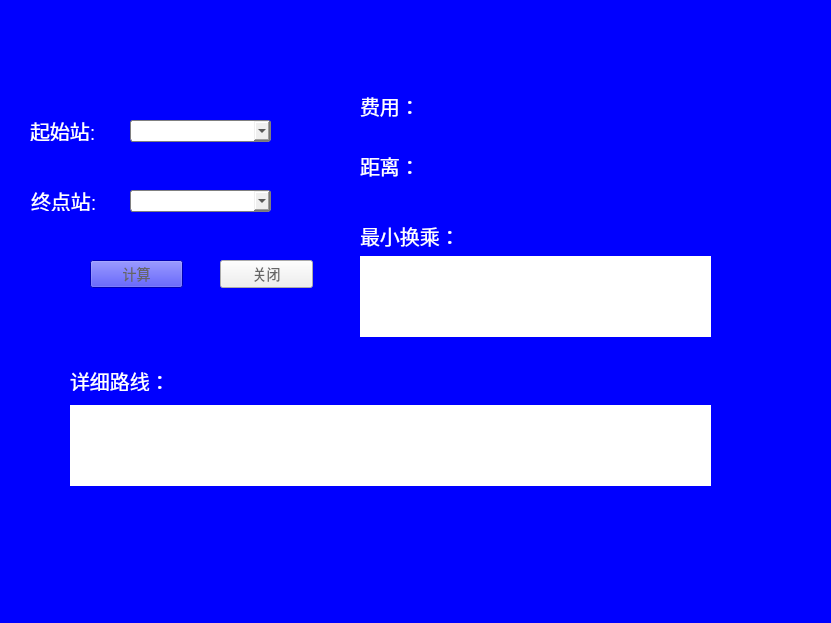
<?xml version="1.0" encoding="UTF-8"?>
<ui version="4.0">
 <class>SubwayForQtClass</class>
 <widget class="QMainWindow" name="SubwayForQtClass">
  <property name="geometry">
   <rect>
    <x>0</x>
    <y>0</y>
    <width>831</width>
    <height>623</height>
   </rect>
  </property>
  <property name="palette">
   <palette>
    <active>
     <colorrole role="WindowText">
      <brush brushstyle="SolidPattern">
       <color alpha="255">
        <red>0</red>
        <green>0</green>
        <blue>0</blue>
       </color>
      </brush>
     </colorrole>
     <colorrole role="Button">
      <brush brushstyle="SolidPattern">
       <color alpha="255">
        <red>0</red>
        <green>0</green>
        <blue>255</blue>
       </color>
      </brush>
     </colorrole>
     <colorrole role="Light">
      <brush brushstyle="SolidPattern">
       <color alpha="255">
        <red>127</red>
        <green>127</green>
        <blue>255</blue>
       </color>
      </brush>
     </colorrole>
     <colorrole role="Midlight">
      <brush brushstyle="SolidPattern">
       <color alpha="255">
        <red>63</red>
        <green>63</green>
        <blue>255</blue>
       </color>
      </brush>
     </colorrole>
     <colorrole role="Dark">
      <brush brushstyle="SolidPattern">
       <color alpha="255">
        <red>0</red>
        <green>0</green>
        <blue>127</blue>
       </color>
      </brush>
     </colorrole>
     <colorrole role="Mid">
      <brush brushstyle="SolidPattern">
       <color alpha="255">
        <red>0</red>
        <green>0</green>
        <blue>170</blue>
       </color>
      </brush>
     </colorrole>
     <colorrole role="Text">
      <brush brushstyle="SolidPattern">
       <color alpha="255">
        <red>0</red>
        <green>0</green>
        <blue>0</blue>
       </color>
      </brush>
     </colorrole>
     <colorrole role="BrightText">
      <brush brushstyle="SolidPattern">
       <color alpha="255">
        <red>255</red>
        <green>255</green>
        <blue>255</blue>
       </color>
      </brush>
     </colorrole>
     <colorrole role="ButtonText">
      <brush brushstyle="SolidPattern">
       <color alpha="255">
        <red>0</red>
        <green>0</green>
        <blue>0</blue>
       </color>
      </brush>
     </colorrole>
     <colorrole role="Base">
      <brush brushstyle="SolidPattern">
       <color alpha="255">
        <red>255</red>
        <green>255</green>
        <blue>255</blue>
       </color>
      </brush>
     </colorrole>
     <colorrole role="Window">
      <brush brushstyle="SolidPattern">
       <color alpha="255">
        <red>0</red>
        <green>0</green>
        <blue>255</blue>
       </color>
      </brush>
     </colorrole>
     <colorrole role="Shadow">
      <brush brushstyle="SolidPattern">
       <color alpha="255">
        <red>0</red>
        <green>0</green>
        <blue>0</blue>
       </color>
      </brush>
     </colorrole>
     <colorrole role="AlternateBase">
      <brush brushstyle="SolidPattern">
       <color alpha="255">
        <red>127</red>
        <green>127</green>
        <blue>255</blue>
       </color>
      </brush>
     </colorrole>
     <colorrole role="ToolTipBase">
      <brush brushstyle="SolidPattern">
       <color alpha="255">
        <red>255</red>
        <green>255</green>
        <blue>220</blue>
       </color>
      </brush>
     </colorrole>
     <colorrole role="ToolTipText">
      <brush brushstyle="SolidPattern">
       <color alpha="255">
        <red>0</red>
        <green>0</green>
        <blue>0</blue>
       </color>
      </brush>
     </colorrole>
    </active>
    <inactive>
     <colorrole role="WindowText">
      <brush brushstyle="SolidPattern">
       <color alpha="255">
        <red>0</red>
        <green>0</green>
        <blue>0</blue>
       </color>
      </brush>
     </colorrole>
     <colorrole role="Button">
      <brush brushstyle="SolidPattern">
       <color alpha="255">
        <red>0</red>
        <green>0</green>
        <blue>255</blue>
       </color>
      </brush>
     </colorrole>
     <colorrole role="Light">
      <brush brushstyle="SolidPattern">
       <color alpha="255">
        <red>127</red>
        <green>127</green>
        <blue>255</blue>
       </color>
      </brush>
     </colorrole>
     <colorrole role="Midlight">
      <brush brushstyle="SolidPattern">
       <color alpha="255">
        <red>63</red>
        <green>63</green>
        <blue>255</blue>
       </color>
      </brush>
     </colorrole>
     <colorrole role="Dark">
      <brush brushstyle="SolidPattern">
       <color alpha="255">
        <red>0</red>
        <green>0</green>
        <blue>127</blue>
       </color>
      </brush>
     </colorrole>
     <colorrole role="Mid">
      <brush brushstyle="SolidPattern">
       <color alpha="255">
        <red>0</red>
        <green>0</green>
        <blue>170</blue>
       </color>
      </brush>
     </colorrole>
     <colorrole role="Text">
      <brush brushstyle="SolidPattern">
       <color alpha="255">
        <red>0</red>
        <green>0</green>
        <blue>0</blue>
       </color>
      </brush>
     </colorrole>
     <colorrole role="BrightText">
      <brush brushstyle="SolidPattern">
       <color alpha="255">
        <red>255</red>
        <green>255</green>
        <blue>255</blue>
       </color>
      </brush>
     </colorrole>
     <colorrole role="ButtonText">
      <brush brushstyle="SolidPattern">
       <color alpha="255">
        <red>0</red>
        <green>0</green>
        <blue>0</blue>
       </color>
      </brush>
     </colorrole>
     <colorrole role="Base">
      <brush brushstyle="SolidPattern">
       <color alpha="255">
        <red>255</red>
        <green>255</green>
        <blue>255</blue>
       </color>
      </brush>
     </colorrole>
     <colorrole role="Window">
      <brush brushstyle="SolidPattern">
       <color alpha="255">
        <red>0</red>
        <green>0</green>
        <blue>255</blue>
       </color>
      </brush>
     </colorrole>
     <colorrole role="Shadow">
      <brush brushstyle="SolidPattern">
       <color alpha="255">
        <red>0</red>
        <green>0</green>
        <blue>0</blue>
       </color>
      </brush>
     </colorrole>
     <colorrole role="AlternateBase">
      <brush brushstyle="SolidPattern">
       <color alpha="255">
        <red>127</red>
        <green>127</green>
        <blue>255</blue>
       </color>
      </brush>
     </colorrole>
     <colorrole role="ToolTipBase">
      <brush brushstyle="SolidPattern">
       <color alpha="255">
        <red>255</red>
        <green>255</green>
        <blue>220</blue>
       </color>
      </brush>
     </colorrole>
     <colorrole role="ToolTipText">
      <brush brushstyle="SolidPattern">
       <color alpha="255">
        <red>0</red>
        <green>0</green>
        <blue>0</blue>
       </color>
      </brush>
     </colorrole>
    </inactive>
    <disabled>
     <colorrole role="WindowText">
      <brush brushstyle="SolidPattern">
       <color alpha="255">
        <red>0</red>
        <green>0</green>
        <blue>127</blue>
       </color>
      </brush>
     </colorrole>
     <colorrole role="Button">
      <brush brushstyle="SolidPattern">
       <color alpha="255">
        <red>0</red>
        <green>0</green>
        <blue>255</blue>
       </color>
      </brush>
     </colorrole>
     <colorrole role="Light">
      <brush brushstyle="SolidPattern">
       <color alpha="255">
        <red>127</red>
        <green>127</green>
        <blue>255</blue>
       </color>
      </brush>
     </colorrole>
     <colorrole role="Midlight">
      <brush brushstyle="SolidPattern">
       <color alpha="255">
        <red>63</red>
        <green>63</green>
        <blue>255</blue>
       </color>
      </brush>
     </colorrole>
     <colorrole role="Dark">
      <brush brushstyle="SolidPattern">
       <color alpha="255">
        <red>0</red>
        <green>0</green>
        <blue>127</blue>
       </color>
      </brush>
     </colorrole>
     <colorrole role="Mid">
      <brush brushstyle="SolidPattern">
       <color alpha="255">
        <red>0</red>
        <green>0</green>
        <blue>170</blue>
       </color>
      </brush>
     </colorrole>
     <colorrole role="Text">
      <brush brushstyle="SolidPattern">
       <color alpha="255">
        <red>0</red>
        <green>0</green>
        <blue>127</blue>
       </color>
      </brush>
     </colorrole>
     <colorrole role="BrightText">
      <brush brushstyle="SolidPattern">
       <color alpha="255">
        <red>255</red>
        <green>255</green>
        <blue>255</blue>
       </color>
      </brush>
     </colorrole>
     <colorrole role="ButtonText">
      <brush brushstyle="SolidPattern">
       <color alpha="255">
        <red>0</red>
        <green>0</green>
        <blue>127</blue>
       </color>
      </brush>
     </colorrole>
     <colorrole role="Base">
      <brush brushstyle="SolidPattern">
       <color alpha="255">
        <red>0</red>
        <green>0</green>
        <blue>255</blue>
       </color>
      </brush>
     </colorrole>
     <colorrole role="Window">
      <brush brushstyle="SolidPattern">
       <color alpha="255">
        <red>0</red>
        <green>0</green>
        <blue>255</blue>
       </color>
      </brush>
     </colorrole>
     <colorrole role="Shadow">
      <brush brushstyle="SolidPattern">
       <color alpha="255">
        <red>0</red>
        <green>0</green>
        <blue>0</blue>
       </color>
      </brush>
     </colorrole>
     <colorrole role="AlternateBase">
      <brush brushstyle="SolidPattern">
       <color alpha="255">
        <red>0</red>
        <green>0</green>
        <blue>255</blue>
       </color>
      </brush>
     </colorrole>
     <colorrole role="ToolTipBase">
      <brush brushstyle="SolidPattern">
       <color alpha="255">
        <red>255</red>
        <green>255</green>
        <blue>220</blue>
       </color>
      </brush>
     </colorrole>
     <colorrole role="ToolTipText">
      <brush brushstyle="SolidPattern">
       <color alpha="255">
        <red>0</red>
        <green>0</green>
        <blue>0</blue>
       </color>
      </brush>
     </colorrole>
    </disabled>
   </palette>
  </property>
  <property name="windowTitle">
   <string>SubwayForQt</string>
  </property>
  <widget class="QWidget" name="centralWidget">
   <widget class="QLabel" name="costLabel">
    <property name="geometry">
     <rect>
      <x>360</x>
      <y>90</y>
      <width>161</width>
      <height>31</height>
     </rect>
    </property>
    <property name="styleSheet">
     <string notr="true">color:white;font-size:20px; 
font-family:'Microsoft YaHei'</string>
    </property>
    <property name="text">
     <string>费用：</string>
    </property>
   </widget>
   <widget class="QLabel" name="distanceLabel">
    <property name="geometry">
     <rect>
      <x>360</x>
      <y>150</y>
      <width>311</width>
      <height>31</height>
     </rect>
    </property>
    <property name="styleSheet">
     <string notr="true">color:white;font-size:20px; 
font-family:'Microsoft YaHei'</string>
    </property>
    <property name="text">
     <string>距离：</string>
    </property>
   </widget>
   <widget class="QTextBrowser" name="path">
    <property name="geometry">
     <rect>
      <x>70</x>
      <y>405</y>
      <width>641</width>
      <height>81</height>
     </rect>
    </property>
    <property name="styleSheet">
     <string notr="true">QTextBrowser{border-width:0;border-style:outset;font-size=20px}</string>
    </property>
   </widget>
   <widget class="QLabel" name="startLabel">
    <property name="geometry">
     <rect>
      <x>30</x>
      <y>120</y>
      <width>91</width>
      <height>21</height>
     </rect>
    </property>
    <property name="styleSheet">
     <string notr="true">color:white;font-size:20px; 
font-family:'Microsoft YaHei'</string>
    </property>
    <property name="text">
     <string>起始站:</string>
    </property>
   </widget>
   <widget class="QComboBox" name="startCombo">
    <property name="geometry">
     <rect>
      <x>130</x>
      <y>120</y>
      <width>141</width>
      <height>22</height>
     </rect>
    </property>
    <property name="styleSheet">
     <string notr="true">QComboBox {
    border: 1px solid gray;
    border-radius: 3px;
    padding: 1px 2px 1px 2px; 
    min-width: 9em;  
}</string>
    </property>
    <property name="editable">
     <bool>true</bool>
    </property>
   </widget>
   <widget class="QComboBox" name="endCombo">
    <property name="geometry">
     <rect>
      <x>130</x>
      <y>190</y>
      <width>141</width>
      <height>22</height>
     </rect>
    </property>
    <property name="styleSheet">
     <string notr="true">QComboBox {
    border: 1px solid gray;
    border-radius: 3px;
    padding: 1px 2px 1px 2px; 
    min-width: 9em;  
}</string>
    </property>
    <property name="editable">
     <bool>true</bool>
    </property>
   </widget>
   <widget class="QLabel" name="endLabel">
    <property name="geometry">
     <rect>
      <x>31</x>
      <y>190</y>
      <width>71</width>
      <height>21</height>
     </rect>
    </property>
    <property name="styleSheet">
     <string notr="true">color:white;font-size:20px; 
font-family:'Microsoft YaHei'</string>
    </property>
    <property name="text">
     <string>终点站:</string>
    </property>
   </widget>
   <widget class="QPushButton" name="spendButton">
    <property name="geometry">
     <rect>
      <x>90</x>
      <y>260</y>
      <width>93</width>
      <height>28</height>
     </rect>
    </property>
    <property name="palette">
     <palette>
      <active>
       <colorrole role="WindowText">
        <brush brushstyle="SolidPattern">
         <color alpha="255">
          <red>102</red>
          <green>102</green>
          <blue>102</blue>
         </color>
        </brush>
       </colorrole>
       <colorrole role="Button">
        <brush brushstyle="SolidPattern">
         <color alpha="255">
          <red>0</red>
          <green>0</green>
          <blue>255</blue>
         </color>
        </brush>
       </colorrole>
       <colorrole role="Light">
        <brush brushstyle="SolidPattern">
         <color alpha="255">
          <red>127</red>
          <green>127</green>
          <blue>255</blue>
         </color>
        </brush>
       </colorrole>
       <colorrole role="Midlight">
        <brush brushstyle="SolidPattern">
         <color alpha="255">
          <red>63</red>
          <green>63</green>
          <blue>255</blue>
         </color>
        </brush>
       </colorrole>
       <colorrole role="Dark">
        <brush brushstyle="SolidPattern">
         <color alpha="255">
          <red>0</red>
          <green>0</green>
          <blue>127</blue>
         </color>
        </brush>
       </colorrole>
       <colorrole role="Mid">
        <brush brushstyle="SolidPattern">
         <color alpha="255">
          <red>0</red>
          <green>0</green>
          <blue>170</blue>
         </color>
        </brush>
       </colorrole>
       <colorrole role="Text">
        <brush brushstyle="SolidPattern">
         <color alpha="255">
          <red>102</red>
          <green>102</green>
          <blue>102</blue>
         </color>
        </brush>
       </colorrole>
       <colorrole role="BrightText">
        <brush brushstyle="SolidPattern">
         <color alpha="255">
          <red>255</red>
          <green>255</green>
          <blue>255</blue>
         </color>
        </brush>
       </colorrole>
       <colorrole role="ButtonText">
        <brush brushstyle="SolidPattern">
         <color alpha="255">
          <red>102</red>
          <green>102</green>
          <blue>102</blue>
         </color>
        </brush>
       </colorrole>
       <colorrole role="Base">
        <brush brushstyle="SolidPattern">
         <color alpha="255">
          <red>255</red>
          <green>255</green>
          <blue>255</blue>
         </color>
        </brush>
       </colorrole>
       <colorrole role="Window">
        <brush brushstyle="SolidPattern">
         <color alpha="255">
          <red>0</red>
          <green>0</green>
          <blue>255</blue>
         </color>
        </brush>
       </colorrole>
       <colorrole role="Shadow">
        <brush brushstyle="SolidPattern">
         <color alpha="255">
          <red>0</red>
          <green>0</green>
          <blue>0</blue>
         </color>
        </brush>
       </colorrole>
       <colorrole role="AlternateBase">
        <brush brushstyle="SolidPattern">
         <color alpha="255">
          <red>127</red>
          <green>127</green>
          <blue>255</blue>
         </color>
        </brush>
       </colorrole>
       <colorrole role="ToolTipBase">
        <brush brushstyle="SolidPattern">
         <color alpha="255">
          <red>255</red>
          <green>255</green>
          <blue>220</blue>
         </color>
        </brush>
       </colorrole>
       <colorrole role="ToolTipText">
        <brush brushstyle="SolidPattern">
         <color alpha="255">
          <red>0</red>
          <green>0</green>
          <blue>0</blue>
         </color>
        </brush>
       </colorrole>
      </active>
      <inactive>
       <colorrole role="WindowText">
        <brush brushstyle="SolidPattern">
         <color alpha="255">
          <red>102</red>
          <green>102</green>
          <blue>102</blue>
         </color>
        </brush>
       </colorrole>
       <colorrole role="Button">
        <brush brushstyle="SolidPattern">
         <color alpha="255">
          <red>0</red>
          <green>0</green>
          <blue>255</blue>
         </color>
        </brush>
       </colorrole>
       <colorrole role="Light">
        <brush brushstyle="SolidPattern">
         <color alpha="255">
          <red>127</red>
          <green>127</green>
          <blue>255</blue>
         </color>
        </brush>
       </colorrole>
       <colorrole role="Midlight">
        <brush brushstyle="SolidPattern">
         <color alpha="255">
          <red>63</red>
          <green>63</green>
          <blue>255</blue>
         </color>
        </brush>
       </colorrole>
       <colorrole role="Dark">
        <brush brushstyle="SolidPattern">
         <color alpha="255">
          <red>0</red>
          <green>0</green>
          <blue>127</blue>
         </color>
        </brush>
       </colorrole>
       <colorrole role="Mid">
        <brush brushstyle="SolidPattern">
         <color alpha="255">
          <red>0</red>
          <green>0</green>
          <blue>170</blue>
         </color>
        </brush>
       </colorrole>
       <colorrole role="Text">
        <brush brushstyle="SolidPattern">
         <color alpha="255">
          <red>102</red>
          <green>102</green>
          <blue>102</blue>
         </color>
        </brush>
       </colorrole>
       <colorrole role="BrightText">
        <brush brushstyle="SolidPattern">
         <color alpha="255">
          <red>255</red>
          <green>255</green>
          <blue>255</blue>
         </color>
        </brush>
       </colorrole>
       <colorrole role="ButtonText">
        <brush brushstyle="SolidPattern">
         <color alpha="255">
          <red>102</red>
          <green>102</green>
          <blue>102</blue>
         </color>
        </brush>
       </colorrole>
       <colorrole role="Base">
        <brush brushstyle="SolidPattern">
         <color alpha="255">
          <red>255</red>
          <green>255</green>
          <blue>255</blue>
         </color>
        </brush>
       </colorrole>
       <colorrole role="Window">
        <brush brushstyle="SolidPattern">
         <color alpha="255">
          <red>0</red>
          <green>0</green>
          <blue>255</blue>
         </color>
        </brush>
       </colorrole>
       <colorrole role="Shadow">
        <brush brushstyle="SolidPattern">
         <color alpha="255">
          <red>0</red>
          <green>0</green>
          <blue>0</blue>
         </color>
        </brush>
       </colorrole>
       <colorrole role="AlternateBase">
        <brush brushstyle="SolidPattern">
         <color alpha="255">
          <red>127</red>
          <green>127</green>
          <blue>255</blue>
         </color>
        </brush>
       </colorrole>
       <colorrole role="ToolTipBase">
        <brush brushstyle="SolidPattern">
         <color alpha="255">
          <red>255</red>
          <green>255</green>
          <blue>220</blue>
         </color>
        </brush>
       </colorrole>
       <colorrole role="ToolTipText">
        <brush brushstyle="SolidPattern">
         <color alpha="255">
          <red>0</red>
          <green>0</green>
          <blue>0</blue>
         </color>
        </brush>
       </colorrole>
      </inactive>
      <disabled>
       <colorrole role="WindowText">
        <brush brushstyle="SolidPattern">
         <color alpha="255">
          <red>102</red>
          <green>102</green>
          <blue>102</blue>
         </color>
        </brush>
       </colorrole>
       <colorrole role="Button">
        <brush brushstyle="SolidPattern">
         <color alpha="255">
          <red>0</red>
          <green>0</green>
          <blue>255</blue>
         </color>
        </brush>
       </colorrole>
       <colorrole role="Light">
        <brush brushstyle="SolidPattern">
         <color alpha="255">
          <red>127</red>
          <green>127</green>
          <blue>255</blue>
         </color>
        </brush>
       </colorrole>
       <colorrole role="Midlight">
        <brush brushstyle="SolidPattern">
         <color alpha="255">
          <red>63</red>
          <green>63</green>
          <blue>255</blue>
         </color>
        </brush>
       </colorrole>
       <colorrole role="Dark">
        <brush brushstyle="SolidPattern">
         <color alpha="255">
          <red>0</red>
          <green>0</green>
          <blue>127</blue>
         </color>
        </brush>
       </colorrole>
       <colorrole role="Mid">
        <brush brushstyle="SolidPattern">
         <color alpha="255">
          <red>0</red>
          <green>0</green>
          <blue>170</blue>
         </color>
        </brush>
       </colorrole>
       <colorrole role="Text">
        <brush brushstyle="SolidPattern">
         <color alpha="255">
          <red>102</red>
          <green>102</green>
          <blue>102</blue>
         </color>
        </brush>
       </colorrole>
       <colorrole role="BrightText">
        <brush brushstyle="SolidPattern">
         <color alpha="255">
          <red>255</red>
          <green>255</green>
          <blue>255</blue>
         </color>
        </brush>
       </colorrole>
       <colorrole role="ButtonText">
        <brush brushstyle="SolidPattern">
         <color alpha="255">
          <red>102</red>
          <green>102</green>
          <blue>102</blue>
         </color>
        </brush>
       </colorrole>
       <colorrole role="Base">
        <brush brushstyle="SolidPattern">
         <color alpha="255">
          <red>0</red>
          <green>0</green>
          <blue>255</blue>
         </color>
        </brush>
       </colorrole>
       <colorrole role="Window">
        <brush brushstyle="SolidPattern">
         <color alpha="255">
          <red>0</red>
          <green>0</green>
          <blue>255</blue>
         </color>
        </brush>
       </colorrole>
       <colorrole role="Shadow">
        <brush brushstyle="SolidPattern">
         <color alpha="255">
          <red>0</red>
          <green>0</green>
          <blue>0</blue>
         </color>
        </brush>
       </colorrole>
       <colorrole role="AlternateBase">
        <brush brushstyle="SolidPattern">
         <color alpha="255">
          <red>0</red>
          <green>0</green>
          <blue>255</blue>
         </color>
        </brush>
       </colorrole>
       <colorrole role="ToolTipBase">
        <brush brushstyle="SolidPattern">
         <color alpha="255">
          <red>255</red>
          <green>255</green>
          <blue>220</blue>
         </color>
        </brush>
       </colorrole>
       <colorrole role="ToolTipText">
        <brush brushstyle="SolidPattern">
         <color alpha="255">
          <red>0</red>
          <green>0</green>
          <blue>0</blue>
         </color>
        </brush>
       </colorrole>
      </disabled>
     </palette>
    </property>
    <property name="styleSheet">
     <string notr="true">QPushButton{ font-family:'Microsoft YaHei';font-size:14px;color:#666666;}</string>
    </property>
    <property name="text">
     <string>计算</string>
    </property>
   </widget>
   <widget class="QLabel" name="label">
    <property name="geometry">
     <rect>
      <x>70</x>
      <y>370</y>
      <width>121</width>
      <height>21</height>
     </rect>
    </property>
    <property name="styleSheet">
     <string notr="true">color:white;font-size:20px; 
font-family:'Microsoft YaHei'</string>
    </property>
    <property name="text">
     <string>详细路线：</string>
    </property>
   </widget>
   <widget class="QTextBrowser" name="path2">
    <property name="geometry">
     <rect>
      <x>360</x>
      <y>256</y>
      <width>351</width>
      <height>81</height>
     </rect>
    </property>
    <property name="styleSheet">
     <string notr="true">QTextBrowser{border-width:0;border-style:outset;font-size=20px}</string>
    </property>
   </widget>
   <widget class="QLabel" name="label_2">
    <property name="geometry">
     <rect>
      <x>360</x>
      <y>220</y>
      <width>111</width>
      <height>31</height>
     </rect>
    </property>
    <property name="styleSheet">
     <string notr="true">color:white;font-size:20px;</string>
    </property>
    <property name="text">
     <string>最小换乘：</string>
    </property>
   </widget>
   <widget class="QPushButton" name="close">
    <property name="geometry">
     <rect>
      <x>220</x>
      <y>260</y>
      <width>93</width>
      <height>28</height>
     </rect>
    </property>
    <property name="styleSheet">
     <string notr="true">QPushButton{ font-family:'Microsoft YaHei';font-size:14px;color:#666666;}</string>
    </property>
    <property name="text">
     <string>关闭</string>
    </property>
   </widget>
  </widget>
 </widget>
 <layoutdefault spacing="6" margin="11"/>
 <resources>
  <include location="SubwayForQt.qrc"/>
 </resources>
 <connections/>
</ui>
